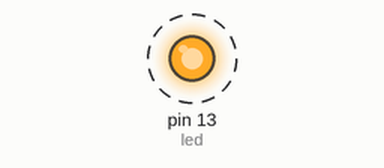
A sketch run on a simulated Arduino Uno, built with avr-gcc and run on an emulated ATmega328P. Parts: output pins drawn as LEDs (lit = HIGH). Dashed ring = blinking. What the sketch prints to the serial monitor is not drawn.

Above: at 0.5 s.
Timing chart, 0 to 4.6 s (numbered marks = the images above):
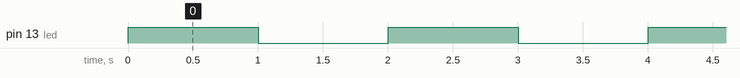

The sketch:

BlinkSerial.ino
```cpp
/*
 * Blinks an led connected to pin 13 on and off every second
 *
 * Suggestions:
 *  - Send a message indicating the leds state
 */

int led = 13; // The pin the led is connected to
int counter = 0;

void setup() {
    pinMode(led, OUTPUT); // Sets the led pin to be an output pin
    Serial.begin(9600); // Initialize the serial interface
}

void loop() {
    counter++;
    Serial.print("Hello world "); // Write a string to the serial interface
    Serial.println(counter); // Write a integer to the serial interface and end the line
    digitalWrite(led, counter % 2); // Toggle the led pin on every increase of counter
    delay(1000); // Delays for 1 second
}

/* Notes
 * Serial.print will send its argument converted to the text to the serial interface,
 * Serial.println will do the same, but also send a new line character
 * Serial.write will send raw binary data to the serial interface
 *
 * See http://arduino.cc/en/reference/serial for more info on the serial interface
 */
```

Measured:
- by itself, pin 13 (led): alternates HIGH for 1.0 s and LOW for 1.0 s
